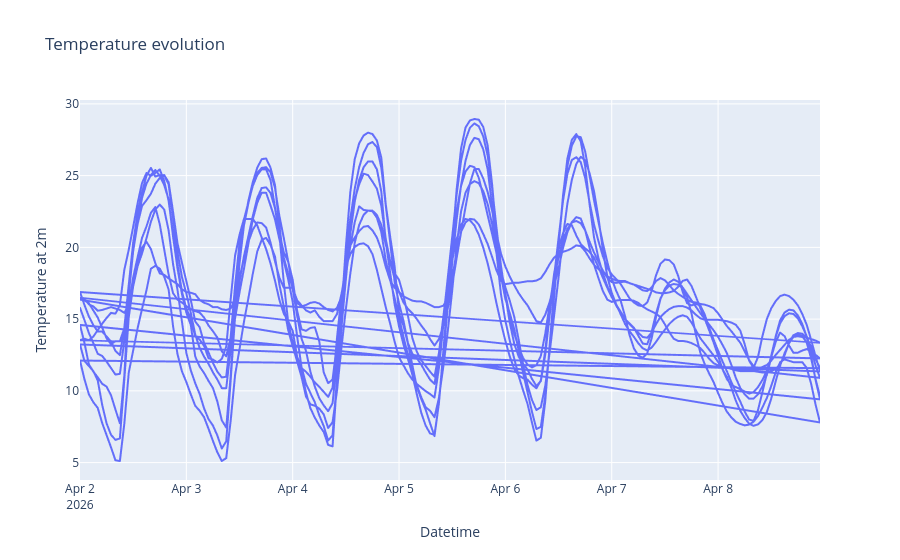

The code cell stored with this chart in its notebook:
### Code cell
px.line(data, 
        x='date', y='temperature_2m',
        title='Temperature evolution',
        labels={
            'date': 'Datetime',
            'temperature_2m': 'Temperature at 2m'
        })

### Figure 1 — Plotly figure (JSON) as saved in the notebook; plotly's stock layout.template omitted (floating-point values rounded to 4 significant figures; data arrays with more than 128 entries replaced by an {"elided": "..."} marker saying what was removed)
{"data": [{"hovertemplate": "Datetime=%{x}<br>Temperature at 2m=%{y}<extra></extra>", "legendgroup": "", "line": {"color": "#636efa", "dash": "solid"}, "marker": {"symbol": "circle"}, "mode": "lines", "name": "", "showlegend": false, "type": "scattergl", "x": {"elided": "1344 str values"}, "xaxis": "x", "y": {"elided": "1344 float values"}, "yaxis": "y"}], "layout": {"legend": {"tracegroupgap": 0}, "title": {"text": "Temperature evolution"}, "xaxis": {"anchor": "y", "domain": [0, 1], "title": {"text": "Datetime"}}, "yaxis": {"anchor": "x", "domain": [0, 1], "title": {"text": "Temperature at 2m"}}}}
